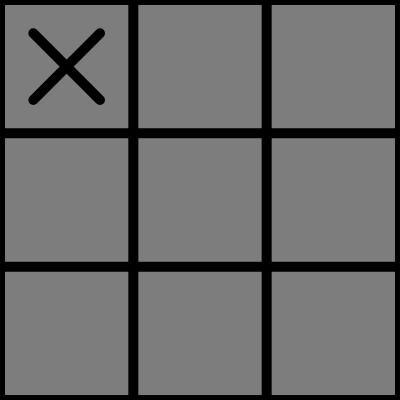
Frame 1 (no input)
Frame 60 (no input): identical to frame 1, image omitted
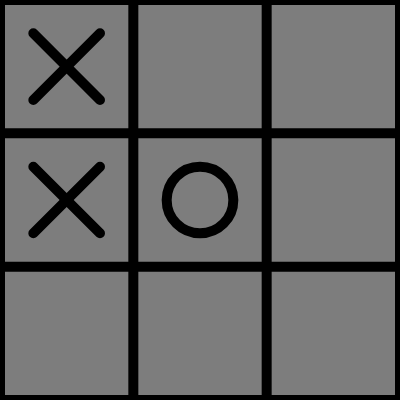
Frame 120 (the mouse pressed at the canvas centre since frame 60)

The p5.js sketch that drew these frames (run headless with seeded random() and noise() and a simulated clock; from frame 60 on, the mouse is pressed at the canvas centre):

// p5.js sketch
// ── sketch.js
//tạo mảng 2 chiều 3*3
let board = [
    ['', '', ''],
    ['', '', ''],
    ['', '', '']
];

let w; // = width / 3;
let h; // = height / 3;

let ai = 'X';
let human = 'O';
let currentPlayer = human;

function setup() { // vẽ cái ô lớn, khởi tạo chiều dài, rộng.
    let canvas=createCanvas(400, 400);
    canvas=canvas.position(windowWidth/2 - 200, windowHeight/2 - 200); // điều chỉnh nằm ở giữa màn hình
    w = width / 3;
    h = height / 3;
    bestMove();
}

function equals3(a, b, c) { //so sánh
    return a == b && b == c && a != '';
}

function checkWinner() { // check coi có TH thẳng chưa
    let winner = null;

    // check ngang
    for (let i = 0; i < 3; i++) {
        if (equals3(board[i][0], board[i][1], board[i][2])) {
            winner = board[i][0];
        }
    }

    // dọc
    for (let i = 0; i < 3; i++) {
        if (equals3(board[0][i], board[1][i], board[2][i])) {
            winner = board[0][i];
        }
    }

    // đường chéo
    if (equals3(board[0][0], board[1][1], board[2][2])) {
        winner = board[0][0];
    }
    if (equals3(board[2][0], board[1][1], board[0][2])) {
        winner = board[2][0];
    }

    let openSpots = 0;
    for (let i = 0; i < 3; i++) {
        for (let j = 0; j < 3; j++) {
            if (board[i][j] == '') {
                openSpots++;
            }
        }
    }

    if (winner == null && openSpots == 0) {
        return 'tie';
    } else {
        return winner;
    }
}

function mousePressed() { // check ô người dùng bấm 
    if (currentPlayer == human) {
        // giá trị cột , dòng mà người dùng chọn
        let i = floor(mouseX / w);
        let j = floor(mouseY / h);
        // kiểm tra xem ô mà người dùng chọn có trống không
        if (board[i][j] == '') {
            board[i][j] = human;
            currentPlayer = ai;
            bestMove();
        }
    }
}

function draw() { // vẽ khung
    background(125);
    strokeWeight(10);
    
    // Vẽ đường chia ô
    line(0, 0, 0, height);
    line(w, 0, w, height);
    line(w * 2, 0, w * 2, height);
    line(w * 3, 0, w * 3, height);
    line(0,0,width,0);
    line(0, h, width, h);
    line(0, h * 2, width, h * 2);
    line(0, h * 3, width, h * 3);

    //vẽ chữ O, X 
    for (let j = 0; j < 3; j++) {
        for (let i = 0; i < 3; i++) {
            let x = w * i + w / 2;
            let y = h * j + h / 2;
            let spot = board[i][j];
            textSize(32);
            let r = w / 4;
            if (spot == human) { //vẽ O
                noFill();
                ellipse(x, y, r * 2);
            } else if (spot == ai) { // vẽ X
                line(x - r, y - r, x + r, y + r);
                line(x + r, y - r, x - r, y + r);
            }
        }
    }

    let result = checkWinner();
    if (result != null) {
        noLoop();
        let resultP = createP('');
        resultP.style('font-size', '32pt').style('color','red').style('text-align','center').style('margin-top','450px');
        if (result == 'tie') {
            resultP.html('HÒA RỒI! CỐ TÝ NỮA ĐỂ THẮNG NÀO');
        } else if ( result == 'X') {
            resultP.html(`MÁY THẮNG RỒI! THỬ LẠI LẦN NỮA NHÉ @@`);
        } else {
            resultP.html(`BẠN THẮNG! CHÚC MỪNG BẠN <3`);
        }
    }
}

// ── minimax.js

function bestMove() {
    // AI to make its turn
    let bestScore = -Infinity; 
    let move;
    for (let i = 0; i < 3; i++) {
        for (let j = 0; j < 3; j++) {
            // Is the spot available?
            if (board[i][j] == '') {
                board[i][j] = ai;
                let score = minimax(board, 0, false);
                board[i][j] = '';
                if (score > bestScore) {
                    bestScore = score;
                    move = { i, j };
                }
            }
        }
    }
    board[move.i][move.j] = ai;
    currentPlayer = human;
}

let scores = {
    X: 10,
    O: -10,
    tie: 0
};

function minimax(board, depth, isMaximizing) {
    let result = checkWinner();
    if (result !== null) {
        return scores[result];
    }

    if (isMaximizing) {
        let bestScore = -Infinity;
        for (let i = 0; i < 3; i++) {
            for (let j = 0; j < 3; j++) {
                // Is the spot available?
                if (board[i][j] == '') {
                    board[i][j] = ai;
                    let score = minimax(board, depth + 1, false);
                    board[i][j] = '';
                    bestScore = max(score, bestScore);
                }
            }
        }
        return bestScore;
    } else {
        let bestScore = Infinity;
        for (let i = 0; i < 3; i++) {
            for (let j = 0; j < 3; j++) {
                // Is the spot available?
                if (board[i][j] == '') {
                    board[i][j] = human;
                    let score = minimax(board, depth + 1, true);
                    board[i][j] = '';
                    bestScore = min(score, bestScore);
                }
            }
        }
        return bestScore;
    }
}
